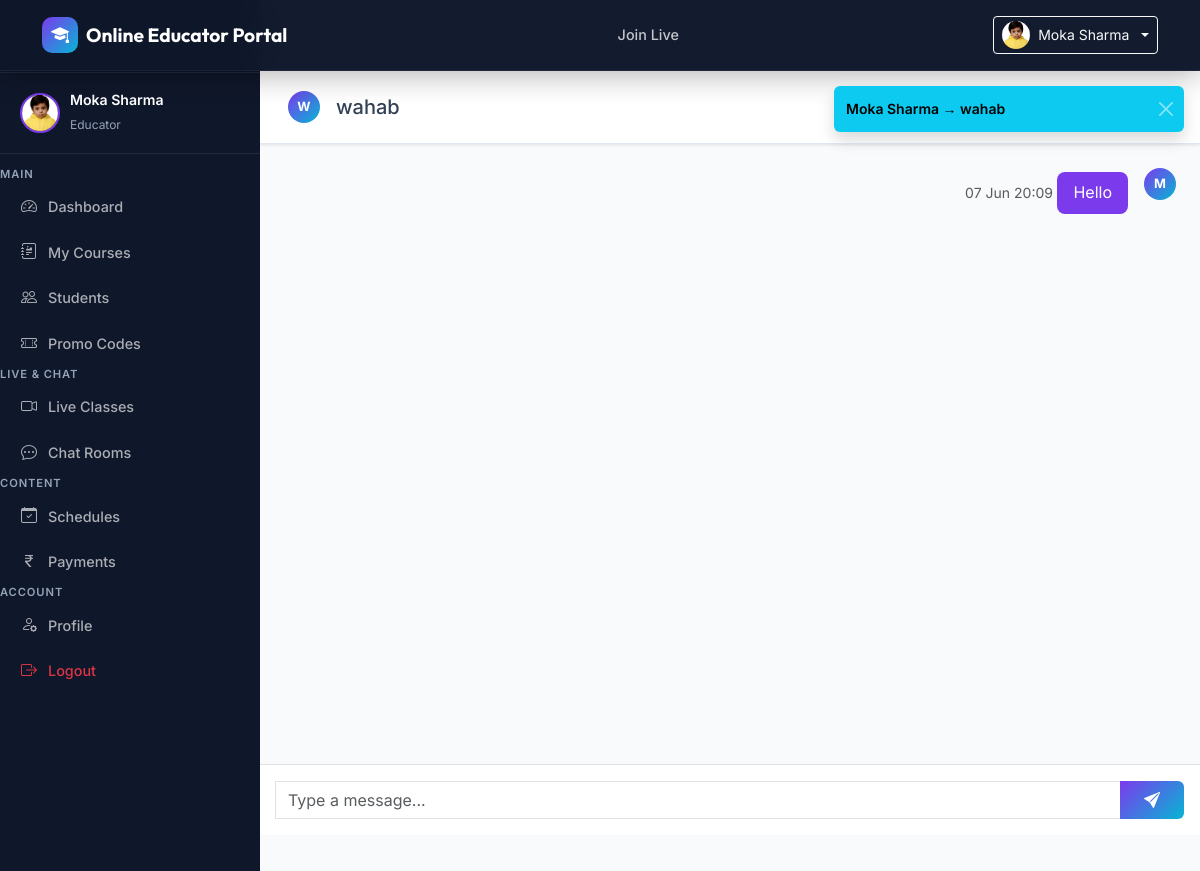
Page /educator/chat/private/68/ (signed in) on the committed database.
### apps/core/models.py (models this page shows, shortened)
class SiteSettings(models.Model):
    site_name = models.CharField(max_length=100, default='Online Educator Portal')
    tagline = models.CharField(max_length=200, default='Learn from the Best Educators')
    logo = models.ImageField(upload_to='site/', blank=True, null=True)
    hero_title = models.CharField(max_length=200, default='Find Your Perfect Educator')
    hero_subtitle = models.TextField(default='Connect with expert educators and unlock your potential.')
    hero_image = models.ImageField(upload_to='site/', blank=True, null=True)
    about_content = models.TextField(blank=True)
    contact_email = models.EmailField(blank=True)
    contact_phone = models.CharField(max_length=20, blank=True)
    contact_address = models.TextField(blank=True)
    facebook_url = models.URLField(blank=True)
    twitter_url = models.URLField(blank=True)
    linkedin_url = models.URLField(blank=True)
    youtube_url = models.URLField(blank=True)
    updated_at = models.DateTimeField(auto_now=True)
    class Meta:
        verbose_name = 'Site Settings'
        verbose_name_plural = 'Site Settings'
    @classmethod
    def get_settings(cls):
        obj, _ = cls.objects.get_or_create(pk=1)
        return obj

### apps/authentication/models.py (models this page shows, shortened)
class User(AbstractBaseUser, PermissionsMixin):
    ROLE_CHOICES = [
        ('admin', 'Admin'),
        ('educator', 'Educator'),
        ('student', 'Student'),
    ]
    email = models.EmailField(unique=True)
    full_name = models.CharField(max_length=150)
    phone = models.CharField(max_length=15, blank=True)
    role = models.CharField(max_length=10, choices=ROLE_CHOICES, default='student')
    avatar = models.ImageField(upload_to='avatars/', blank=True, null=True)
    is_active = models.BooleanField(default=True)
    is_staff = models.BooleanField(default=False)
    is_approved = models.BooleanField(default=True)  # Educators need admin approval
    selected_category = models.ForeignKey('courses.Category', on_delete=models.SET_NULL, null=True, blank=True, related_name='students')
    linked_educator = models.ForeignKey('self', on_delete=models.SET_NULL, null=True, blank=True, related_name='linked_students', limit_choices_to={'role': 'educator'}, help_text='Educator linked via promo code')
    date_joined = models.DateTimeField(default=timezone.now)
    last_login = models.DateTimeField(null=True, blank=True)
    USERNAME_FIELD = 'email'
    REQUIRED_FIELDS = ['full_name']
    objects = UserManager()
    class Meta:
        verbose_name = 'User'
        verbose_name_plural = 'Users'

### apps/chat/models.py (models this page shows)
class PrivateMessage(models.Model):
    sender = models.ForeignKey(User, on_delete=models.CASCADE, related_name='private_sent')
    receiver = models.ForeignKey(User, on_delete=models.CASCADE, related_name='private_received')
    content = models.TextField()
    timestamp = models.DateTimeField(auto_now_add=True)
    is_read = models.BooleanField(default=False)
    class Meta:
        ordering = ['timestamp']
    def __str__(self):
        return f"{self.sender.full_name} → {self.receiver.full_name}"

### apps/chat/views.py (the view)
# urls.py: path('private/<int:user_id>/', views.private_messages, name='private_messages'),
@login_required
def private_messages(request, user_id):
    other_user = get_object_or_404(User, pk=user_id)
    if request.method == 'POST':
        content = request.POST.get('content', '').strip()
        if content:
            PrivateMessage.objects.create(sender=request.user, receiver=other_user, content=content)
            return redirect('private_messages', user_id=other_user.pk)
    msgs = PrivateMessage.objects.filter(
        sender__in=[request.user, other_user],
        receiver__in=[request.user, other_user]
    ).order_by('timestamp')
    PrivateMessage.objects.filter(sender=other_user, receiver=request.user, is_read=False).update(is_read=True)
    return render(request, 'educator/private_chat.html', {
        'other_user': other_user,
        'messages': msgs,
    })

### templates/educator/private_chat.html (shortened to what this page needs)
{% extends 'base.html' %}
{% block body_class %}dashboard-body{% endblock %}
{% block content %}
<div class="dashboard-layout">
  {% if request.user.role == 'educator' %}{% include 'educator/sidebar.html' %}
  {% elif request.user.role == 'admin' %}{% include 'admin_panel/sidebar.html' %}
  {% endif %}
  <div class="dashboard-main d-flex flex-column" style="height:100vh">
    <div class="dashboard-topbar">
      <div class="d-flex align-items-center gap-3">
        {% if other_user.avatar %}
          <img src="{{ other_user.avatar.url }}" class="rounded-circle" width="40" height="40" style="object-fit:cover">
        {% else %}
          <div class="avatar-xs">{{ other_user.full_name|first|upper }}</div>
        {% endif %}
        <h5 class="mb-0">{{ other_user.full_name }}</h5>
      </div>
      <a href="javascript:history.back()" class="btn btn-outline-secondary btn-sm">Back</a>
    </div>
    <div class="flex-fill d-flex flex-column" style="overflow:hidden;background:#f8fafc">
      <div id="chatMessages" class="flex-fill overflow-auto p-4" style="max-height:calc(100vh - 180px)">
        {% for msg in messages %}
        <div class="d-flex gap-3 mb-3 {% if msg.sender == request.user %}flex-row-reverse{% endif %}">
          <div class="avatar-xs flex-shrink-0">{{ msg.sender.full_name|first|upper }}</div>
          <div class="{% if msg.sender == request.user %}text-end{% endif %}">
            <small class="text-muted">{{ msg.timestamp|date:"d M H:i" }}</small>
            <div class="d-inline-block px-3 py-2 rounded-3 mt-1 {% if msg.sender == request.user %}bg-primary text-white{% else %}bg-white border{% endif %}">
              {{ msg.content }}
            </div>
          </div>
        </div>
        {% empty %}
        <div class="text-center text-muted py-5">
          <i class="bi bi-chat-text fs-1"></i>
          <p class="mt-2">No previous messages with {{ other_user.full_name }}. Send a message to start!</p>
        </div>
        {% endfor %}
      </div>
      <div class="p-3 bg-white border-top">
        <form method="post" class="input-group">
          <input type="text" name="content" class="form-control" placeholder="Type a message..." required autocomplete="off">
          <button type="submit" class="btn btn-primary px-4"><i class="bi bi-send-fill"></i></button>
        </form>
      </div>
    </div>
  </div>
</div>
{% endblock %}

### templates/base.html (shortened to what this page needs)
<!DOCTYPE html>
<html lang="en">
<head>
    <link href="https://cdn.jsdelivr.net/npm/bootstrap@5.3.0/dist/css/bootstrap.min.css" rel="stylesheet">
    <link href="https://cdn.jsdelivr.net/npm/bootstrap-icons@1.11.0/font/bootstrap-icons.css" rel="stylesheet">
    {% load static %}
    <link rel="stylesheet" href="{% static 'css/main.css' %}">
    <link rel="stylesheet" href="https://cdn.plyr.io/3.7.8/plyr.css" />
</head>
<body class="{% block body_class %}{% endblock %}">
<nav class="navbar navbar-expand-lg navbar-dark sticky-top" id="mainNav">
    <div class="container">
        <a class="navbar-brand d-flex align-items-center gap-2" href="{% url 'home' %}">
            {% if site_settings.logo %}
                <img src="{{ site_settings.logo.url }}" alt="Logo" height="36" class="rounded">
            {% else %}
                <div class="brand-icon"><i class="bi bi-mortarboard-fill"></i></div>
            {% endif %}
            <span class="brand-text">{{ site_settings.site_name|default:'EduPortal' }}</span>
        </a>
        <div class="collapse navbar-collapse" id="navMenu">
            <ul class="navbar-nav mx-auto gap-1">
                <li class="nav-item"><a class="nav-link" href="{% url 'join_live_session' %}">Join Live</a></li>
            </ul>
            <div class="navbar-actions d-flex align-items-center gap-2">
                {% if user.is_authenticated %}
                    <div class="dropdown">
                        <button class="btn btn-outline-light btn-sm dropdown-toggle d-flex align-items-center gap-2" type="button" data-bs-toggle="dropdown">
                            {% if user.avatar %}
                                <img src="{{ user.avatar.url }}" class="rounded-circle" width="28" height="28" style="object-fit:cover;">
                            {% else %}
                                <div class="avatar-sm"><i class="bi bi-person-fill"></i></div>
                            {% endif %}
                            {{ user.full_name|truncatechars:15 }}
                        </button>
                    </div>
                {% else %}
                    <a href="{% url 'login' %}" class="btn btn-outline-light btn-sm">Login</a>
                    <a href="{% url 'register_student' %}" class="btn btn-primary btn-sm">Register</a>
                {% endif %}
            </div>
        </div>
    </div>
</nav>
{% if messages %}
<div class="toast-container position-fixed top-0 end-0 p-3" style="z-index:9999; margin-top:70px">
    {% for message in messages %}
    <div class="toast show align-items-center text-bg-{% if message.tags == 'error' %}danger{% elif message.tags == 'warning' %}warning{% elif message.tags == 'success' %}success{% else %}info{% endif %} border-0" role="alert">
        <div class="d-flex">
            <div class="toast-body fw-semibold">{{ message }}</div>
            <button type="button" class="btn-close btn-close-white me-2 m-auto" data-bs-dismiss="toast"></button>
        </div>
    </div>
    {% endfor %}
</div>
{% endif %}
<main>{% block content %}{% endblock %}</main>
</body>
</html>

### templates/educator/sidebar.html (shortened to what this page needs)
<nav class="dashboard-sidebar">
    <div class="sidebar-brand">
        <span>EduPortal</span>
    </div>
    <div class="sidebar-user">
        {% if request.user.avatar %}
            <img src="{{ request.user.avatar.url }}" class="sidebar-avatar" alt="Avatar">
        {% else %}
            <div class="sidebar-avatar-placeholder">{{ request.user.full_name|first|upper }}</div>
        {% endif %}
        <div>
            <p class="sidebar-user-name">
                {% if request.user.educator_profile.parent_institute %}
                    {{ request.user.educator_profile.parent_institute.educator_profile.institute_name|truncatechars:18 }}
                {% elif request.user.educator_profile.educator_type == 'institute' %}
                    {{ request.user.educator_profile.institute_name|truncatechars:18 }}
                {% else %}
                    {{ request.user.full_name|truncatechars:18 }}
                {% endif %}
            </p>
            <span class="sidebar-user-role">
                {% if request.user.educator_profile.parent_institute %}
                    Sub-Educator
                {% elif request.user.educator_profile.educator_type == 'institute' %}
                    Institute
                {% else %}
                    Educator
                {% endif %}
            </span>
        </div>
    </div>
    <ul class="sidebar-nav">
        <li class="sidebar-section">Main</li>
        <li><a href="{% url 'educator_dashboard' %}" class="sidebar-link {% if request.resolver_match.url_name == 'educator_dashboard' %}active{% endif %}">
            <i class="bi bi-speedometer2"></i><span>Dashboard</span>
        </a></li>
        <li>
            <a href="{% url 'course_list' %}" class="sidebar-link {% if 'course' in request.resolver_match.url_name %}active{% endif %}">
                <i class="bi bi-journal-richtext"></i><span>{% if request.user.educator_profile.parent_institute %}My Subject{% else %}My Courses{% endif %}</span>
            </a>
        </li>
        <li><a href="{% url 'student_management' %}" class="sidebar-link">
            <i class="bi bi-people"></i><span>Students</span>
        </a></li>
        {% if not request.user.educator_profile.parent_institute %}
        <li><a href="{% url 'manage_promo_codes' %}" class="sidebar-link {% if 'promo_codes' in request.resolver_match.url_name %}active{% endif %}">
            <i class="bi bi-ticket-perforated"></i><span>Promo Codes</span>
        </a></li>
        {% endif %}
        <li class="sidebar-section">Live & Chat</li>
        <li><a href="{% url 'live_sessions_list' %}" class="sidebar-link">
            <i class="bi bi-camera-video"></i><span>Live Classes</span>
        </a></li>
        <li><a href="{% url 'chat_room_list' %}" class="sidebar-link">
            <i class="bi bi-chat-dots"></i><span>Chat Rooms</span>
        </a></li>
        <li class="sidebar-section">Content</li>
        <li><a href="{% url 'schedule_list' %}" class="sidebar-link">
            <i class="bi bi-calendar-check"></i><span>Schedules</span>
        </a></li>
        <li><a href="{% url 'payment_history' %}" class="sidebar-link">
            <i class="bi bi-currency-rupee"></i><span>Payments</span>
        </a></li>
        <li class="sidebar-section">Account</li>
        <li><a href="{% url 'edit_profile' %}" class="sidebar-link">
            <i class="bi bi-person-gear"></i><span>Profile</span>
        </a></li>
        <li><a href="{% url 'logout' %}" class="sidebar-link text-danger">
            <i class="bi bi-box-arrow-right"></i><span>Logout</span>
        </a></li>
    </ul>
</nav>

### rows in the picture
SiteSettings: site_name "Online Educator Portal"
User: avatar (picture), full_name "Moka Sharma", user.avatar (picture), user.full_name "Moka Sharma"
PrivateMessage: sender+receiver "Moka Sharma → wahab", sender.full_name|first "M", timestamp "07 Jun 20:09", content "Hello"
User: full_name|first "W", full_name "wahab"
